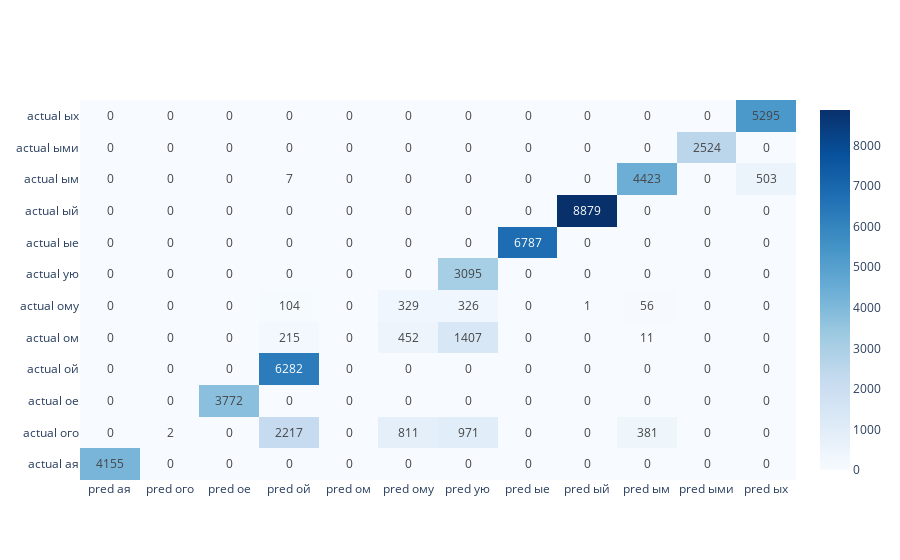
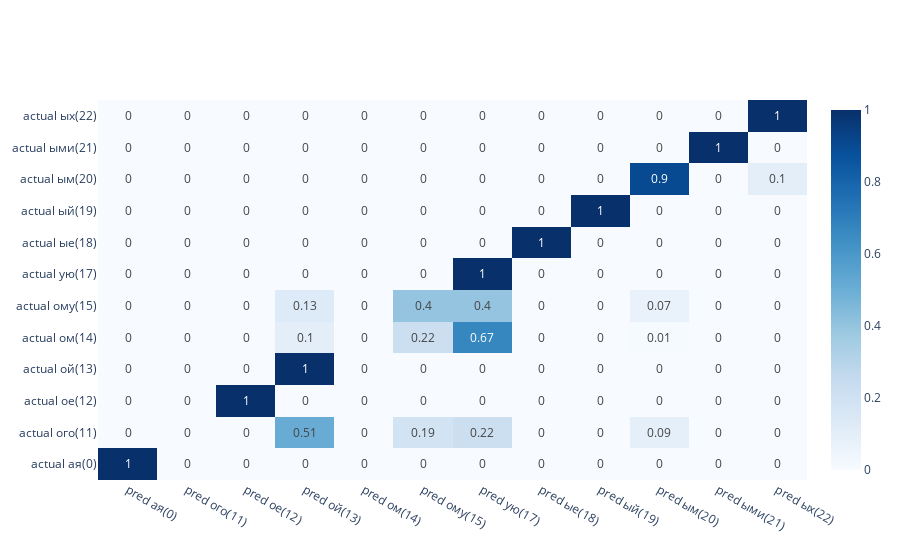

Notebook code cell kept with these figures, in order:
### Markdown cell above
CE weighted

### Code cell
tasks = get_tasks(bucket,
 'datasphere/agreementproject/job_info/job_agreementproject_07:23:35.273901.txt')

loader = S3TrainingLogsLoader(bucket, project_name)
metrics = loader.load_metrics(tasks)

unzipped_folder = (Loc.root_path /
                   'temp'/'training_results' /
                   f'{tasks[0]}.unzipped')
result_df = pd.read_parquet(unzipped_folder/'output'/'result_df.parquet')
y_true, y_pred = get_true_and_pred(result_df)

plot_metrics(metrics, tasks[0])
sorted_nums = sorted(list(y_true.unique()))
cm = pd.DataFrame(
    confusion_matrix(y_true, y_pred,
                        # normalize='true'
                     ).round(2),
    columns=[f'pred {ending_by_num[n]}' for n in sorted_nums],
    index=[f'actual {ending_by_num[n]}' for n in sorted_nums]
)
plot_cm(cm)
cm = pd.DataFrame(
    confusion_matrix(y_true, y_pred,
                        normalize='true'
                     ).round(2),
    columns=[f'pred {ending_by_num[n]}({n})' for n in sorted_nums],
    index=[f'actual {ending_by_num[n]}({n})' for n in sorted_nums]
)
plot_cm(cm)

### Figure 1 — Plotly figure (JSON) as saved in the notebook; plotly's stock layout.template omitted (floating-point values rounded to 4 significant figures; data arrays with more than 128 entries replaced by an {"elided": "..."} marker saying what was removed)
{"data": [{"colorscale": [[0, "rgb(247,251,255)"], [0.125, "rgb(222,235,247)"], [0.25, "rgb(198,219,239)"], [0.375, "rgb(158,202,225)"], [0.5, "rgb(107,174,214)"], [0.625, "rgb(66,146,198)"], [0.75, "rgb(33,113,181)"], [0.875, "rgb(8,81,156)"], [1, "rgb(8,48,107)"]], "text": {"elided": "12x12 int values"}, "texttemplate": "%{text}", "type": "heatmap", "x": ["pred ая", "pred ого", "pred ое", "pred ой", "pred ом", "pred ому", "pred ую", "pred ые", "pred ый", "pred ым", "pred ыми", "pred ых"], "y": ["actual ая", "actual ого", "actual ое", "actual ой", "actual ом", "actual ому", "actual ую", "actual ые", "actual ый", "actual ым", "actual ыми", "actual ых"], "z": {"elided": "12x12 int values"}}], "layout": {}}

### Figure 2 — Plotly figure (JSON) as saved in the notebook; plotly's stock layout.template omitted (floating-point values rounded to 4 significant figures; data arrays with more than 128 entries replaced by an {"elided": "..."} marker saying what was removed)
{"data": [{"colorscale": [[0, "rgb(247,251,255)"], [0.125, "rgb(222,235,247)"], [0.25, "rgb(198,219,239)"], [0.375, "rgb(158,202,225)"], [0.5, "rgb(107,174,214)"], [0.625, "rgb(66,146,198)"], [0.75, "rgb(33,113,181)"], [0.875, "rgb(8,81,156)"], [1, "rgb(8,48,107)"]], "text": {"elided": "12x12 float values"}, "texttemplate": "%{text}", "type": "heatmap", "x": ["pred ая(0)", "pred ого(11)", "pred ое(12)", "pred ой(13)", "pred ом(14)", "pred ому(15)", "pred ую(17)", "pred ые(18)", "pred ый(19)", "pred ым(20)", "pred ыми(21)", "pred ых(22)"], "y": ["actual ая(0)", "actual ого(11)", "actual ое(12)", "actual ой(13)", "actual ом(14)", "actual ому(15)", "actual ую(17)", "actual ые(18)", "actual ый(19)", "actual ым(20)", "actual ыми(21)", "actual ых(22)"], "z": {"elided": "12x12 float values"}}], "layout": {}}
